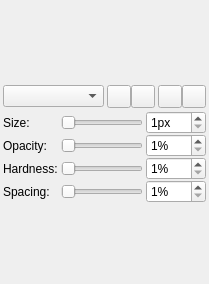
<?xml version="1.0" encoding="UTF-8"?>
<ui version="4.0">
 <class>SimpleSettings</class>
 <widget class="QWidget" name="SimpleSettings">
  <property name="geometry">
   <rect>
    <x>0</x>
    <y>0</y>
    <width>209</width>
    <height>284</height>
   </rect>
  </property>
  <layout class="QVBoxLayout" name="verticalLayout">
   <property name="spacing">
    <number>3</number>
   </property>
   <property name="leftMargin">
    <number>3</number>
   </property>
   <property name="topMargin">
    <number>3</number>
   </property>
   <property name="rightMargin">
    <number>3</number>
   </property>
   <property name="bottomMargin">
    <number>3</number>
   </property>
   <item>
    <widget class="BrushPreview" name="preview">
     <property name="sizePolicy">
      <sizepolicy hsizetype="Expanding" vsizetype="Expanding">
       <horstretch>0</horstretch>
       <verstretch>0</verstretch>
      </sizepolicy>
     </property>
     <property name="minimumSize">
      <size>
       <width>0</width>
       <height>64</height>
      </size>
     </property>
     <property name="maximumSize">
      <size>
       <width>16777215</width>
       <height>128</height>
      </size>
     </property>
    </widget>
   </item>
   <item>
    <layout class="QHBoxLayout" name="brushopts">
     <property name="spacing">
      <number>3</number>
     </property>
     <property name="topMargin">
      <number>0</number>
     </property>
     <item>
      <widget class="QComboBox" name="blendmode">
       <property name="sizePolicy">
        <sizepolicy hsizetype="Expanding" vsizetype="Fixed">
         <horstretch>0</horstretch>
         <verstretch>0</verstretch>
        </sizepolicy>
       </property>
      </widget>
     </item>
     <item>
      <widget class="QWidget" name="widget_2" native="true">
       <property name="minimumSize">
        <size>
         <width>20</width>
         <height>0</height>
        </size>
       </property>
       <layout class="QHBoxLayout" name="horizontalLayout_2">
        <property name="spacing">
         <number>0</number>
        </property>
        <property name="leftMargin">
         <number>0</number>
        </property>
        <property name="topMargin">
         <number>0</number>
        </property>
        <property name="rightMargin">
         <number>0</number>
        </property>
        <property name="bottomMargin">
         <number>0</number>
        </property>
        <item>
         <widget class="GroupedToolButton" name="paintmodeSmoothedge">
          <property name="toolTip">
           <string>Smooth edge</string>
          </property>
          <property name="icon">
           <iconset>
            <normaloff>builtin:paintmode-smoothedge.svg</normaloff>builtin:paintmode-smoothedge.svg</iconset>
          </property>
          <property name="checkable">
           <bool>true</bool>
          </property>
          <property name="autoExclusive">
           <bool>true</bool>
          </property>
          <property name="groupPosition">
           <enum>GroupedToolButton::GroupLeft</enum>
          </property>
         </widget>
        </item>
        <item>
         <widget class="GroupedToolButton" name="paintmodeHardedge">
          <property name="toolTip">
           <string>Hard edge</string>
          </property>
          <property name="icon">
           <iconset>
            <normaloff>builtin:paintmode-hardedge.svg</normaloff>builtin:paintmode-hardedge.svg</iconset>
          </property>
          <property name="checkable">
           <bool>true</bool>
          </property>
          <property name="autoExclusive">
           <bool>true</bool>
          </property>
          <property name="groupPosition">
           <enum>GroupedToolButton::GroupRight</enum>
          </property>
         </widget>
        </item>
       </layout>
      </widget>
     </item>
     <item>
      <widget class="QWidget" name="widget" native="true">
       <property name="minimumSize">
        <size>
         <width>20</width>
         <height>0</height>
        </size>
       </property>
       <layout class="QHBoxLayout" name="horizontalLayout">
        <property name="spacing">
         <number>0</number>
        </property>
        <property name="leftMargin">
         <number>0</number>
        </property>
        <property name="topMargin">
         <number>0</number>
        </property>
        <property name="rightMargin">
         <number>0</number>
        </property>
        <property name="bottomMargin">
         <number>0</number>
        </property>
        <item>
         <widget class="GroupedToolButton" name="paintmodeIndirect">
          <property name="toolTip">
           <string>Indirect drawing</string>
          </property>
          <property name="icon">
           <iconset>
            <normaloff>builtin:paintmode-indirect.svg</normaloff>builtin:paintmode-indirect.svg</iconset>
          </property>
          <property name="checkable">
           <bool>true</bool>
          </property>
          <property name="autoExclusive">
           <bool>true</bool>
          </property>
          <property name="groupPosition">
           <enum>GroupedToolButton::GroupLeft</enum>
          </property>
         </widget>
        </item>
        <item>
         <widget class="GroupedToolButton" name="paintmodeIncremental">
          <property name="toolTip">
           <string>Incremental drawing</string>
          </property>
          <property name="icon">
           <iconset>
            <normaloff>builtin:paintmode-incremental.svg</normaloff>builtin:paintmode-incremental.svg</iconset>
          </property>
          <property name="checkable">
           <bool>true</bool>
          </property>
          <property name="autoExclusive">
           <bool>true</bool>
          </property>
          <property name="groupPosition">
           <enum>GroupedToolButton::GroupRight</enum>
          </property>
         </widget>
        </item>
       </layout>
      </widget>
     </item>
    </layout>
   </item>
   <item>
    <layout class="QGridLayout" name="gridLayout">
     <property name="horizontalSpacing">
      <number>3</number>
     </property>
     <property name="verticalSpacing">
      <number>0</number>
     </property>
     <item row="3" column="0">
      <widget class="QLabel" name="label_4">
       <property name="text">
        <string>Spacing:</string>
       </property>
      </widget>
     </item>
     <item row="0" column="0">
      <widget class="QLabel" name="label">
       <property name="text">
        <string>Size:</string>
       </property>
      </widget>
     </item>
     <item row="0" column="1">
      <widget class="QSlider" name="brushsize">
       <property name="minimum">
        <number>1</number>
       </property>
       <property name="maximum">
        <number>128</number>
       </property>
       <property name="orientation">
        <enum>Qt::Horizontal</enum>
       </property>
      </widget>
     </item>
     <item row="2" column="0">
      <widget class="QLabel" name="label_3">
       <property name="text">
        <string>Hardness:</string>
       </property>
      </widget>
     </item>
     <item row="3" column="1">
      <widget class="QSlider" name="brushspacing">
       <property name="minimum">
        <number>1</number>
       </property>
       <property name="maximum">
        <number>50</number>
       </property>
       <property name="orientation">
        <enum>Qt::Horizontal</enum>
       </property>
      </widget>
     </item>
     <item row="1" column="0">
      <widget class="QLabel" name="label_2">
       <property name="text">
        <string>Opacity:</string>
       </property>
      </widget>
     </item>
     <item row="2" column="1">
      <widget class="QSlider" name="brushhardness">
       <property name="minimum">
        <number>1</number>
       </property>
       <property name="maximum">
        <number>100</number>
       </property>
       <property name="orientation">
        <enum>Qt::Horizontal</enum>
       </property>
      </widget>
     </item>
     <item row="1" column="1">
      <widget class="QSlider" name="brushopacity">
       <property name="minimum">
        <number>1</number>
       </property>
       <property name="maximum">
        <number>100</number>
       </property>
       <property name="orientation">
        <enum>Qt::Horizontal</enum>
       </property>
      </widget>
     </item>
     <item row="0" column="2">
      <widget class="QSpinBox" name="spinBox">
       <property name="suffix">
        <string>px</string>
       </property>
       <property name="minimum">
        <number>1</number>
       </property>
       <property name="maximum">
        <number>128</number>
       </property>
      </widget>
     </item>
     <item row="1" column="2">
      <widget class="QSpinBox" name="spinBox_2">
       <property name="suffix">
        <string notr="true">%</string>
       </property>
       <property name="minimum">
        <number>1</number>
       </property>
       <property name="maximum">
        <number>100</number>
       </property>
      </widget>
     </item>
     <item row="2" column="2">
      <widget class="QSpinBox" name="spinHardness">
       <property name="suffix">
        <string notr="true">%</string>
       </property>
       <property name="minimum">
        <number>1</number>
       </property>
       <property name="maximum">
        <number>100</number>
       </property>
      </widget>
     </item>
     <item row="3" column="2">
      <widget class="QSpinBox" name="spinBox_4">
       <property name="suffix">
        <string notr="true">%</string>
       </property>
       <property name="minimum">
        <number>1</number>
       </property>
       <property name="maximum">
        <number>50</number>
       </property>
      </widget>
     </item>
    </layout>
   </item>
   <item>
    <spacer>
     <property name="orientation">
      <enum>Qt::Vertical</enum>
     </property>
     <property name="sizeHint" stdset="0">
      <size>
       <width>156</width>
       <height>16</height>
      </size>
     </property>
    </spacer>
   </item>
  </layout>
 </widget>
 <customwidgets>
  <customwidget>
   <class>BrushPreview</class>
   <extends>QFrame</extends>
   <header>widgets/brushpreview.h</header>
   <container>1</container>
  </customwidget>
  <customwidget>
   <class>GroupedToolButton</class>
   <extends>QToolButton</extends>
   <header>widgets/groupedtoolbutton.h</header>
  </customwidget>
 </customwidgets>
 <connections>
  <connection>
   <sender>paintmodeHardedge</sender>
   <signal>toggled(bool)</signal>
   <receiver>preview</receiver>
   <slot>setHardEdge(bool)</slot>
   <hints>
    <hint type="sourcelabel">
     <x>196</x>
     <y>102</y>
    </hint>
    <hint type="destinationlabel">
     <x>126</x>
     <y>30</y>
    </hint>
   </hints>
  </connection>
  <connection>
   <sender>paintmodeIncremental</sender>
   <signal>toggled(bool)</signal>
   <receiver>preview</receiver>
   <slot>setIncremental(bool)</slot>
   <hints>
    <hint type="sourcelabel">
     <x>173</x>
     <y>104</y>
    </hint>
    <hint type="destinationlabel">
     <x>164</x>
     <y>56</y>
    </hint>
   </hints>
  </connection>
  <connection>
   <sender>brushsize</sender>
   <signal>valueChanged(int)</signal>
   <receiver>preview</receiver>
   <slot>setSize(int)</slot>
   <hints>
    <hint type="sourcelabel">
     <x>109</x>
     <y>127</y>
    </hint>
    <hint type="destinationlabel">
     <x>69</x>
     <y>37</y>
    </hint>
   </hints>
  </connection>
  <connection>
   <sender>brushhardness</sender>
   <signal>valueChanged(int)</signal>
   <receiver>preview</receiver>
   <slot>setHardness(int)</slot>
   <hints>
    <hint type="sourcelabel">
     <x>126</x>
     <y>174</y>
    </hint>
    <hint type="destinationlabel">
     <x>61</x>
     <y>25</y>
    </hint>
   </hints>
  </connection>
  <connection>
   <sender>brushspacing</sender>
   <signal>valueChanged(int)</signal>
   <receiver>preview</receiver>
   <slot>setSpacing(int)</slot>
   <hints>
    <hint type="sourcelabel">
     <x>126</x>
     <y>197</y>
    </hint>
    <hint type="destinationlabel">
     <x>40</x>
     <y>39</y>
    </hint>
   </hints>
  </connection>
  <connection>
   <sender>brushopacity</sender>
   <signal>valueChanged(int)</signal>
   <receiver>preview</receiver>
   <slot>setOpacity(int)</slot>
   <hints>
    <hint type="sourcelabel">
     <x>126</x>
     <y>151</y>
    </hint>
    <hint type="destinationlabel">
     <x>111</x>
     <y>52</y>
    </hint>
   </hints>
  </connection>
  <connection>
   <sender>brushsize</sender>
   <signal>valueChanged(int)</signal>
   <receiver>spinBox</receiver>
   <slot>setValue(int)</slot>
   <hints>
    <hint type="sourcelabel">
     <x>109</x>
     <y>120</y>
    </hint>
    <hint type="destinationlabel">
     <x>170</x>
     <y>123</y>
    </hint>
   </hints>
  </connection>
  <connection>
   <sender>spinBox</sender>
   <signal>valueChanged(int)</signal>
   <receiver>brushsize</receiver>
   <slot>setValue(int)</slot>
   <hints>
    <hint type="sourcelabel">
     <x>150</x>
     <y>119</y>
    </hint>
    <hint type="destinationlabel">
     <x>115</x>
     <y>121</y>
    </hint>
   </hints>
  </connection>
  <connection>
   <sender>brushopacity</sender>
   <signal>valueChanged(int)</signal>
   <receiver>spinBox_2</receiver>
   <slot>setValue(int)</slot>
   <hints>
    <hint type="sourcelabel">
     <x>121</x>
     <y>141</y>
    </hint>
    <hint type="destinationlabel">
     <x>174</x>
     <y>149</y>
    </hint>
   </hints>
  </connection>
  <connection>
   <sender>spinBox_2</sender>
   <signal>valueChanged(int)</signal>
   <receiver>brushopacity</receiver>
   <slot>setValue(int)</slot>
   <hints>
    <hint type="sourcelabel">
     <x>155</x>
     <y>145</y>
    </hint>
    <hint type="destinationlabel">
     <x>114</x>
     <y>149</y>
    </hint>
   </hints>
  </connection>
  <connection>
   <sender>brushhardness</sender>
   <signal>valueChanged(int)</signal>
   <receiver>spinHardness</receiver>
   <slot>setValue(int)</slot>
   <hints>
    <hint type="sourcelabel">
     <x>103</x>
     <y>169</y>
    </hint>
    <hint type="destinationlabel">
     <x>164</x>
     <y>174</y>
    </hint>
   </hints>
  </connection>
  <connection>
   <sender>spinHardness</sender>
   <signal>valueChanged(int)</signal>
   <receiver>brushhardness</receiver>
   <slot>setValue(int)</slot>
   <hints>
    <hint type="sourcelabel">
     <x>163</x>
     <y>168</y>
    </hint>
    <hint type="destinationlabel">
     <x>85</x>
     <y>170</y>
    </hint>
   </hints>
  </connection>
  <connection>
   <sender>brushspacing</sender>
   <signal>valueChanged(int)</signal>
   <receiver>spinBox_4</receiver>
   <slot>setValue(int)</slot>
   <hints>
    <hint type="sourcelabel">
     <x>113</x>
     <y>192</y>
    </hint>
    <hint type="destinationlabel">
     <x>171</x>
     <y>196</y>
    </hint>
   </hints>
  </connection>
  <connection>
   <sender>spinBox_4</sender>
   <signal>valueChanged(int)</signal>
   <receiver>brushspacing</receiver>
   <slot>setValue(int)</slot>
   <hints>
    <hint type="sourcelabel">
     <x>182</x>
     <y>187</y>
    </hint>
    <hint type="destinationlabel">
     <x>95</x>
     <y>194</y>
    </hint>
   </hints>
  </connection>
 </connections>
</ui>
